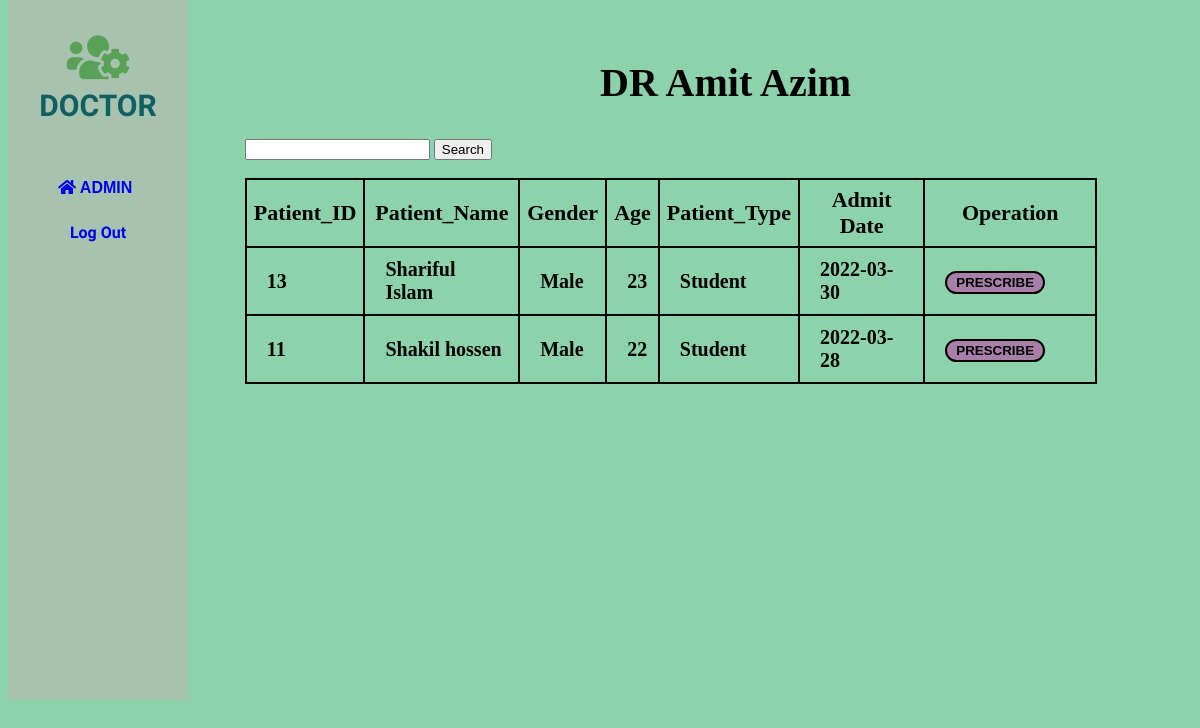
/php/prescription/patient.php?D_ID=1, run on the app's committed database.
### tables this page shows
CREATE TABLE IF NOT EXISTS `doctor` (
  `D_ID` int NOT NULL,
  `D_Name` varchar(225) NOT NULL,
  `Gender` enum('Male','Female','Others') NOT NULL,
  `Work_Day` date NOT NULL,
  `Speciality` varchar(225) NOT NULL,
  `email` varchar(50) DEFAULT NULL,
  PRIMARY KEY (`D_ID`),
  UNIQUE KEY `D_ID` (`D_ID`)
);

CREATE TABLE IF NOT EXISTS `patient` (
  `P_ID` int NOT NULL AUTO_INCREMENT,
  `P_Name` varchar(225) NOT NULL,
  `Gender` enum('Male','Female','Others') NOT NULL,
  `Age` int NOT NULL,
  `P_Type` varchar(225) NOT NULL,
  `A_Date` date NOT NULL,
  `D_ID` int DEFAULT NULL,
  PRIMARY KEY (`P_ID`),
  UNIQUE KEY `P_ID` (`P_ID`)
);

### php/prescription/patient.php (the view, shortened to what this page needs)
<?php
include_once 'db_conn.php';
$query = mysqli_query($conn, "SELECT * FROM doctor WHERE D_ID='" . $_GET['D_ID'] . "'");
$Patient_data = mysqli_fetch_array($query);
?>
<!DOCTYPE html>
<html lang="en">
<head>
    <link rel="stylesheet" href="https://use.fontawesome.com/releases/v5.15.4/css/all.css">
</head>
<body>
    <div class="slidebar">
        <header>
            <span>
                <i class="fas fa-users-cog"></i><br>
            </span>
            DOCTOR
        </header>
        <ul>
            <li>
                <a href="/php/home.php"><i class="fas fa-home"></i> ADMIN</a>
            </li>
        </ul>
        <div>
            <a style="text-decoration: none;" href="/php/index.php">
                <div class="logout">
                    Log Out
                </div>
            </a>
        </div>
    </div>
    <div class="container">
        <div class="row">
            <div style="margin-left: 50%; margin-top: 5%;">
                <h2> <?php echo $Patient_data['D_Name'];  ?> </h2>
            </div>
        </div>
    </div>
    <div class="card-body">
        <div style="margin-left: 20%; margin-top: 1%;">
          <form method="post" action="search.php">
                <input type="text" name="search" required />
                <input type="submit" value="Search" />
            </form>
            <br>
            <table id="dataTable" width="90%" cellspacing="10">
                <thead>
                    <tr>
                        <th> Patient_ID </th>
                        <th> Patient_Name </th>
                        <th> Gender </th>
                        <th> Age </th>
                        <th> Patient_Type </th>
                        <th> Admit Date </th>
                        <th> Operation </th>
                    </tr>
                </thead>
                <tbody>
                    <?php
                    include 'db_conn.php';
                    $d_id = $Patient_data['D_ID'];
                    $sql = " SELECT * FROM patient where D_ID ='".$d_id."'";
                    $query = mysqli_query($conn, $sql);
                    while ($Patient_data = mysqli_fetch_array($query)) {
                    ?>
                        <tr>
                            <td><b><?php echo $Patient_data['P_ID'];  ?></b></td>
                            <td><?php echo $Patient_data['P_Name'];  ?></td>
                            <td><?php echo $Patient_data['Gender'];  ?></td>
                            <td><?php echo $Patient_data['Age'];  ?></td>
                            <td><?php echo $Patient_data['P_Type'];  ?></td>
                            <td><?php echo $Patient_data['A_Date'];  ?></td>
                            <td style="width: 140px;">
                                <button> <a href="/php/prescription/update.php?P_ID=<?php echo $Patient_data['P_ID'];  ?>" class="btn btn-success"><b>PRESCRIBE</b></a></button>
                            </td>
                        </tr>
                    <?php
                    }
                    ?>
                </tbody>
            </table>
        </div>
    </div>
</body>
</html>

### php/prescription/patient.php (style rules this page uses)
body { background: rgba(96, 193, 138, 0.722); }
.slidebar { border: 20px; width: 15%; height: 700px; position: fixed; top: 0px; background-color: rgba(195, 179, 179, 0.493); }
.slidebar header { padding: 30px 10px; text-align: center; font-family: 'Mochiy Pop P One', sans-serif; font-size: 30px; font-weight: bolder; color: rgb(16, 95, 98); }
.slidebar header span { font-size: 50px; color: rgb(89, 161, 87); }
.slidebar ul li { list-style: none; padding: 10px; font-family: 'Lucida Sans', 'Lucida Sans Regular', 'Lucida Grande', 'Lucida Sans Unicode', Geneva, Verdana, sans-serif; font-weight: bolder; }
.slidebar ul li a { text-decoration: none; }
table, th, td { border: 1px solid black; border-collapse: collapse; }
h2 { font-size: 40px; }
table { border: 2px solid black; }
th { padding: 7px; border: 2px solid black; font-size: 22px; }
td { border: 2px solid black; padding: 10px 10px 10px 20px; font-size: 20px; font-weight: bolder; }
button { border: solid 2px black; border-radius: 15px; padding: 2px 6px; background-color: rgb(167, 127, 169); }
button a { text-decoration: none; color: black; font-weight: bolder; padding: 2px 3px; }
.logout { text-align: center; margin-top: 10px; font-family: 'Mochiy Pop P One', sans-serif; font-weight: bolder; }

### data on the page
doctor: D_Name "DR Amit Azim"
patient: P_ID "13", P_Name "Shariful Islam", Gender "Male", Age "23", P_Type "Student", A_Date "2022-03-30"
patient: P_ID "11", P_Name "Shakil hossen", Gender "Male", Age "22", P_Type "Student", A_Date "2022-03-28"
